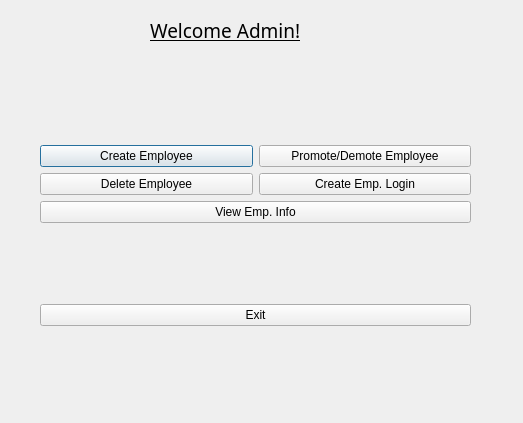
<?xml version="1.0" encoding="UTF-8"?>
<ui version="4.0">
 <class>AdminWindow</class>
 <widget class="QDialog" name="AdminWindow">
  <property name="geometry">
   <rect>
    <x>0</x>
    <y>0</y>
    <width>523</width>
    <height>423</height>
   </rect>
  </property>
  <property name="windowTitle">
   <string>Dialog</string>
  </property>
  <widget class="QLabel" name="label">
   <property name="geometry">
    <rect>
     <x>150</x>
     <y>0</y>
     <width>211</width>
     <height>61</height>
    </rect>
   </property>
   <property name="font">
    <font>
     <family>MV Boli</family>
     <pointsize>14</pointsize>
     <underline>true</underline>
    </font>
   </property>
   <property name="text">
    <string>Welcome Admin!</string>
   </property>
  </widget>
  <widget class="QWidget" name="layoutWidget">
   <property name="geometry">
    <rect>
     <x>40</x>
     <y>70</y>
     <width>431</width>
     <height>331</height>
    </rect>
   </property>
   <layout class="QVBoxLayout" name="verticalLayout_3">
    <item>
     <layout class="QVBoxLayout" name="verticalLayout_2">
      <item>
       <layout class="QVBoxLayout" name="verticalLayout">
        <item>
         <layout class="QHBoxLayout" name="horizontalLayout">
          <item>
           <widget class="QPushButton" name="btnCreateEmp">
            <property name="text">
             <string>Create Employee</string>
            </property>
           </widget>
          </item>
          <item>
           <widget class="QPushButton" name="btnPromotr">
            <property name="text">
             <string>Promote/Demote Employee</string>
            </property>
           </widget>
          </item>
         </layout>
        </item>
        <item>
         <layout class="QHBoxLayout" name="horizontalLayout_2">
          <item>
           <widget class="QPushButton" name="btnDeleteEmp">
            <property name="text">
             <string>Delete Employee</string>
            </property>
           </widget>
          </item>
          <item>
           <widget class="QPushButton" name="btnCreateLog">
            <property name="text">
             <string>Create Emp. Login</string>
            </property>
           </widget>
          </item>
         </layout>
        </item>
       </layout>
      </item>
      <item>
       <widget class="QPushButton" name="btnViewEmp">
        <property name="text">
         <string>View Emp. Info</string>
        </property>
       </widget>
      </item>
     </layout>
    </item>
    <item>
     <widget class="QPushButton" name="btnExit">
      <property name="text">
       <string>Exit</string>
      </property>
     </widget>
    </item>
   </layout>
  </widget>
 </widget>
 <resources/>
 <connections/>
</ui>
